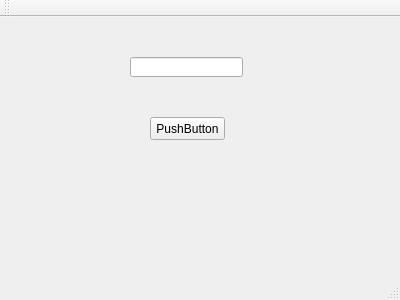
<?xml version="1.0" encoding="UTF-8"?>
<ui version="4.0">
 <class>MainWindow</class>
 <widget class="QMainWindow" name="MainWindow">
  <property name="geometry">
   <rect>
    <x>0</x>
    <y>0</y>
    <width>400</width>
    <height>300</height>
   </rect>
  </property>
  <property name="windowTitle">
   <string>MainWindow</string>
  </property>
  <widget class="QWidget" name="centralWidget">
   <widget class="QPushButton" name="pushButton">
    <property name="geometry">
     <rect>
      <x>150</x>
      <y>100</y>
      <width>75</width>
      <height>23</height>
     </rect>
    </property>
    <property name="text">
     <string>PushButton</string>
    </property>
   </widget>
   <widget class="QLineEdit" name="lineEdit">
    <property name="geometry">
     <rect>
      <x>130</x>
      <y>40</y>
      <width>113</width>
      <height>20</height>
     </rect>
    </property>
   </widget>
  </widget>
  <widget class="QMenuBar" name="menuBar">
   <property name="geometry">
    <rect>
     <x>0</x>
     <y>0</y>
     <width>400</width>
     <height>23</height>
    </rect>
   </property>
  </widget>
  <widget class="QToolBar" name="mainToolBar">
   <attribute name="toolBarArea">
    <enum>TopToolBarArea</enum>
   </attribute>
   <attribute name="toolBarBreak">
    <bool>false</bool>
   </attribute>
  </widget>
  <widget class="QStatusBar" name="statusBar"/>
 </widget>
 <layoutdefault spacing="6" margin="11"/>
 <resources/>
 <connections/>
</ui>
